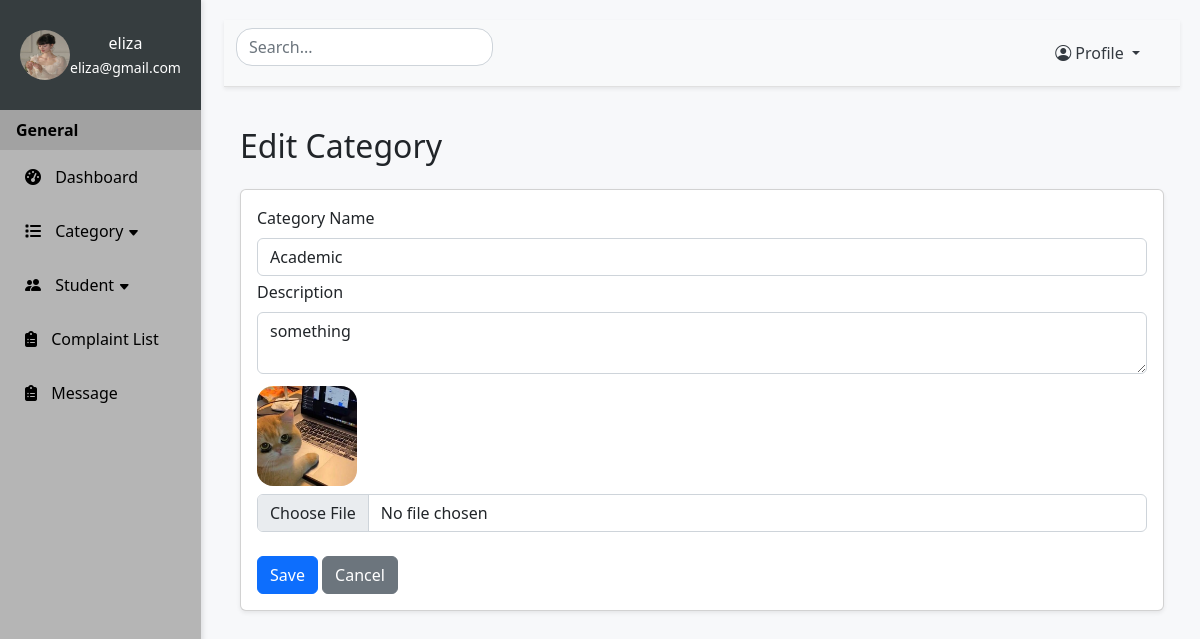
/updateCategory/1 (signed in), run on an earlier commit of the app's database.
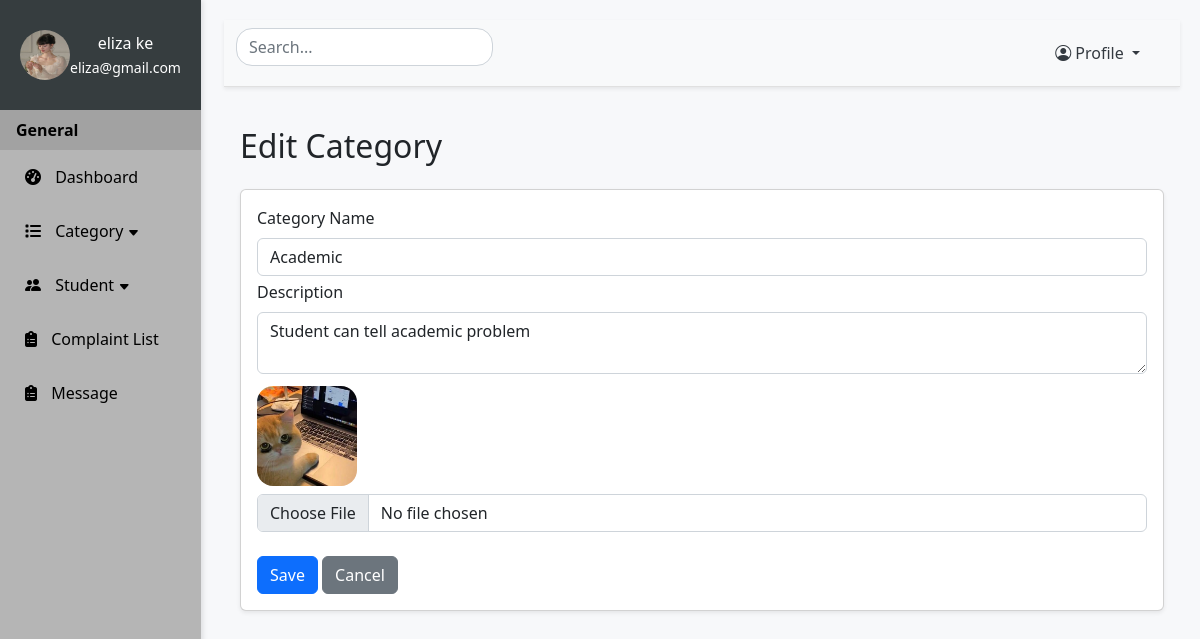
And on a later commit of the database.
### website/models.py (models this page shows)
class Category(db.Model):
    id = db.Column(db.Integer, primary_key=True)
    cat_name = db.Column(db.String(255), nullable=False)
    cat_description = db.Column(db.String(255), nullable=False)
    cat_image = db.Column(db.String(255), nullable=False)
    complaints = db.relationship('Complaints')

### app.py (the view)
@app.route('/updateCategory/<int:catid>', methods=['GET', 'POST'])
def updateCategory(catid):
    if 'admin_id' not in session:
        return redirect(url_for('home'))
    else:
        return updatecategory(catid)

### website/adminfeatures.py (called while the page is built, shortened)
def updatecategory(catid):
    category = Category.query.get(catid)
    return render_template("adminupdatecategory.html", category=category)

### website/templates/adminupdatecategory.html (shortened to what this page needs)
{% extends "adminlayout.html" %} {% block title %}Update Category Page{% endblock%}
{% block content %}
    <h2 class="my-4">Edit Category</h2>
    <div class="card shadow-sm p-3 mb-5 rounded">
        <form method="POST" enctype="multipart/form-data">
            <div class="mb-1">
                <label for="category_name" class="form-label">Category Name</label>
                <input type="text" class="form-control" id="category_name" name="category_name" value={{category.cat_name}}>
            </div>
            <div class="mb-1">
                <label for="description" class="form-label">Description</label>
                <textarea class="form-control" id="description" name="description">{{ category.cat_description }}</textarea>
            </div>
            <div class="mb-4">
                <img class="img-fluid rounded-4 my-2" style="width:100px; height:100px;" src="{{ url_for('static', filename='images/' + category.cat_image) }}" alt="photo">
                <input type="file" class="form-control" name="category_image" id="category_image" value="{{ category.cat_image}}">
            </div>
            <button type="submit" class="btn btn-primary">Save</button>
            <a href="/viewCategory" class="btn btn-secondary">Cancel</a>
        </form>
    </div>
{% endblock %}

What changed in the data, as far as the page shows it:
changed Category: description "something" → "Student can tell academic problem"
Also different on the page:
{{ session.get('admin')['admin_name'] }}: "eliza" → "eliza ke"
